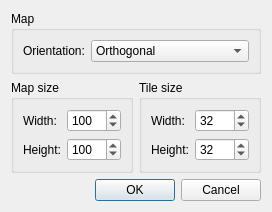
<?xml version="1.0" encoding="UTF-8"?>
<ui version="4.0">
 <class>NewMapDialog</class>
 <widget class="QDialog" name="NewMapDialog">
  <property name="geometry">
   <rect>
    <x>0</x>
    <y>0</y>
    <width>270</width>
    <height>201</height>
   </rect>
  </property>
  <property name="windowTitle">
   <string>New Map</string>
  </property>
  <layout class="QGridLayout" name="gridLayout_3">
   <property name="sizeConstraint">
    <enum>QLayout::SetFixedSize</enum>
   </property>
   <item row="1" column="0">
    <widget class="QGroupBox" name="groupBox">
     <property name="title">
      <string>Map size</string>
     </property>
     <layout class="QGridLayout" name="gridLayout_2">
      <item row="0" column="0">
       <widget class="QLabel" name="label">
        <property name="text">
         <string>Width:</string>
        </property>
        <property name="buddy">
         <cstring>mapWidth</cstring>
        </property>
       </widget>
      </item>
      <item row="0" column="1">
       <widget class="QSpinBox" name="mapWidth">
        <property name="minimum">
         <number>1</number>
        </property>
        <property name="maximum">
         <number>9999</number>
        </property>
        <property name="value">
         <number>100</number>
        </property>
       </widget>
      </item>
      <item row="1" column="0">
       <widget class="QLabel" name="label_2">
        <property name="text">
         <string>Height:</string>
        </property>
        <property name="buddy">
         <cstring>mapHeight</cstring>
        </property>
       </widget>
      </item>
      <item row="1" column="1">
       <widget class="QSpinBox" name="mapHeight">
        <property name="minimum">
         <number>1</number>
        </property>
        <property name="maximum">
         <number>9999</number>
        </property>
        <property name="value">
         <number>100</number>
        </property>
       </widget>
      </item>
     </layout>
    </widget>
   </item>
   <item row="1" column="1">
    <widget class="QGroupBox" name="groupBox_2">
     <property name="title">
      <string>Tile size</string>
     </property>
     <layout class="QGridLayout" name="gridLayout">
      <item row="0" column="0">
       <widget class="QLabel" name="label_3">
        <property name="text">
         <string>Width:</string>
        </property>
        <property name="buddy">
         <cstring>tileWidth</cstring>
        </property>
       </widget>
      </item>
      <item row="0" column="1">
       <widget class="QSpinBox" name="tileWidth">
        <property name="minimum">
         <number>1</number>
        </property>
        <property name="maximum">
         <number>9999</number>
        </property>
        <property name="value">
         <number>32</number>
        </property>
       </widget>
      </item>
      <item row="1" column="0">
       <widget class="QLabel" name="label_4">
        <property name="text">
         <string>Height:</string>
        </property>
        <property name="buddy">
         <cstring>tileHeight</cstring>
        </property>
       </widget>
      </item>
      <item row="1" column="1">
       <widget class="QSpinBox" name="tileHeight">
        <property name="minimum">
         <number>1</number>
        </property>
        <property name="maximum">
         <number>9999</number>
        </property>
        <property name="value">
         <number>32</number>
        </property>
       </widget>
      </item>
     </layout>
    </widget>
   </item>
   <item row="2" column="0">
    <spacer name="verticalSpacer">
     <property name="orientation">
      <enum>Qt::Vertical</enum>
     </property>
     <property name="sizeHint" stdset="0">
      <size>
       <width>20</width>
       <height>0</height>
      </size>
     </property>
    </spacer>
   </item>
   <item row="3" column="0" colspan="2">
    <widget class="QDialogButtonBox" name="buttonBox">
     <property name="orientation">
      <enum>Qt::Horizontal</enum>
     </property>
     <property name="standardButtons">
      <set>QDialogButtonBox::Cancel|QDialogButtonBox::Ok</set>
     </property>
    </widget>
   </item>
   <item row="0" column="0" colspan="2">
    <widget class="QGroupBox" name="">
     <property name="title">
      <string>Map</string>
     </property>
     <layout class="QHBoxLayout" name="horizontalLayout">
      <item>
       <widget class="QLabel" name="label_5">
        <property name="text">
         <string>Orientation:</string>
        </property>
        <property name="buddy">
         <cstring>orientation</cstring>
        </property>
       </widget>
      </item>
      <item>
       <widget class="QComboBox" name="orientation">
        <property name="sizePolicy">
         <sizepolicy hsizetype="Preferred" vsizetype="Fixed">
          <horstretch>1</horstretch>
          <verstretch>0</verstretch>
         </sizepolicy>
        </property>
        <item>
         <property name="text">
          <string>Orthogonal</string>
         </property>
        </item>
        <item>
         <property name="text">
          <string>Isometric</string>
         </property>
        </item>
       </widget>
      </item>
     </layout>
    </widget>
   </item>
  </layout>
 </widget>
 <tabstops>
  <tabstop>orientation</tabstop>
  <tabstop>mapWidth</tabstop>
  <tabstop>mapHeight</tabstop>
  <tabstop>tileWidth</tabstop>
  <tabstop>tileHeight</tabstop>
  <tabstop>buttonBox</tabstop>
 </tabstops>
 <resources/>
 <connections>
  <connection>
   <sender>buttonBox</sender>
   <signal>accepted()</signal>
   <receiver>NewMapDialog</receiver>
   <slot>accept()</slot>
   <hints>
    <hint type="sourcelabel">
     <x>248</x>
     <y>254</y>
    </hint>
    <hint type="destinationlabel">
     <x>157</x>
     <y>274</y>
    </hint>
   </hints>
  </connection>
  <connection>
   <sender>buttonBox</sender>
   <signal>rejected()</signal>
   <receiver>NewMapDialog</receiver>
   <slot>reject()</slot>
   <hints>
    <hint type="sourcelabel">
     <x>316</x>
     <y>260</y>
    </hint>
    <hint type="destinationlabel">
     <x>286</x>
     <y>274</y>
    </hint>
   </hints>
  </connection>
 </connections>
</ui>
